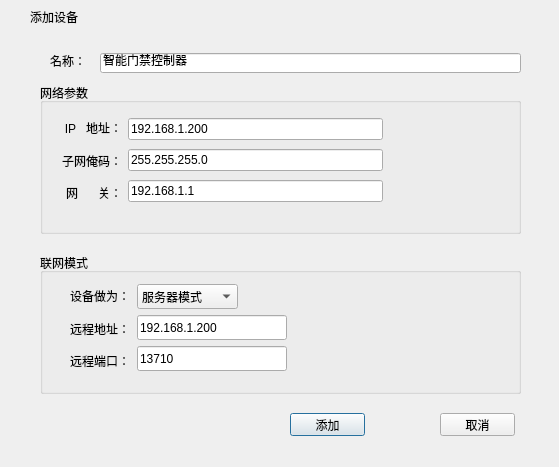
<?xml version="1.0" encoding="UTF-8"?>
<ui version="4.0">
 <class>frmAddEqu</class>
 <widget class="QDialog" name="frmAddEqu">
  <property name="geometry">
   <rect>
    <x>0</x>
    <y>0</y>
    <width>559</width>
    <height>467</height>
   </rect>
  </property>
  <property name="windowTitle">
   <string>添加设备</string>
  </property>
  <layout class="QGridLayout" name="gridLayout">
   <property name="leftMargin">
    <number>0</number>
   </property>
   <property name="topMargin">
    <number>0</number>
   </property>
   <property name="rightMargin">
    <number>0</number>
   </property>
   <property name="bottomMargin">
    <number>0</number>
   </property>
   <property name="spacing">
    <number>0</number>
   </property>
   <item row="0" column="0">
    <widget class="QWidget" name="widget_title" native="true">
     <property name="sizePolicy">
      <sizepolicy hsizetype="Preferred" vsizetype="Fixed">
       <horstretch>0</horstretch>
       <verstretch>0</verstretch>
      </sizepolicy>
     </property>
     <property name="minimumSize">
      <size>
       <width>100</width>
       <height>33</height>
      </size>
     </property>
     <layout class="QHBoxLayout" name="horizontalLayout_2">
      <property name="spacing">
       <number>0</number>
      </property>
      <property name="leftMargin">
       <number>0</number>
      </property>
      <property name="topMargin">
       <number>0</number>
      </property>
      <property name="rightMargin">
       <number>0</number>
      </property>
      <property name="bottomMargin">
       <number>0</number>
      </property>
      <item>
       <widget class="QLabel" name="lab_Ico">
        <property name="sizePolicy">
         <sizepolicy hsizetype="Minimum" vsizetype="Preferred">
          <horstretch>0</horstretch>
          <verstretch>0</verstretch>
         </sizepolicy>
        </property>
        <property name="minimumSize">
         <size>
          <width>30</width>
          <height>0</height>
         </size>
        </property>
        <property name="text">
         <string/>
        </property>
        <property name="alignment">
         <set>Qt::AlignCenter</set>
        </property>
       </widget>
      </item>
      <item>
       <widget class="QLabel" name="lab_Title">
        <property name="sizePolicy">
         <sizepolicy hsizetype="Expanding" vsizetype="Preferred">
          <horstretch>0</horstretch>
          <verstretch>0</verstretch>
         </sizepolicy>
        </property>
        <property name="styleSheet">
         <string notr="true">font: 10pt &quot;微软雅黑&quot;;</string>
        </property>
        <property name="text">
         <string>添加设备</string>
        </property>
        <property name="alignment">
         <set>Qt::AlignLeading|Qt::AlignLeft|Qt::AlignVCenter</set>
        </property>
       </widget>
      </item>
      <item>
       <widget class="QWidget" name="widget_menu" native="true">
        <property name="sizePolicy">
         <sizepolicy hsizetype="Minimum" vsizetype="Preferred">
          <horstretch>0</horstretch>
          <verstretch>0</verstretch>
         </sizepolicy>
        </property>
        <layout class="QHBoxLayout" name="horizontalLayout">
         <property name="spacing">
          <number>0</number>
         </property>
         <property name="leftMargin">
          <number>0</number>
         </property>
         <property name="topMargin">
          <number>0</number>
         </property>
         <property name="rightMargin">
          <number>0</number>
         </property>
         <property name="bottomMargin">
          <number>0</number>
         </property>
         <item>
          <widget class="QPushButton" name="btnMenu">
           <property name="enabled">
            <bool>false</bool>
           </property>
           <property name="sizePolicy">
            <sizepolicy hsizetype="Minimum" vsizetype="Expanding">
             <horstretch>0</horstretch>
             <verstretch>0</verstretch>
            </sizepolicy>
           </property>
           <property name="minimumSize">
            <size>
             <width>31</width>
             <height>0</height>
            </size>
           </property>
           <property name="cursor">
            <cursorShape>ArrowCursor</cursorShape>
           </property>
           <property name="focusPolicy">
            <enum>Qt::NoFocus</enum>
           </property>
           <property name="toolTip">
            <string/>
           </property>
           <property name="text">
            <string/>
           </property>
           <property name="flat">
            <bool>true</bool>
           </property>
          </widget>
         </item>
         <item>
          <widget class="QPushButton" name="btnMenu_Max">
           <property name="enabled">
            <bool>false</bool>
           </property>
           <property name="sizePolicy">
            <sizepolicy hsizetype="Minimum" vsizetype="Expanding">
             <horstretch>0</horstretch>
             <verstretch>0</verstretch>
            </sizepolicy>
           </property>
           <property name="minimumSize">
            <size>
             <width>31</width>
             <height>0</height>
            </size>
           </property>
           <property name="cursor">
            <cursorShape>ArrowCursor</cursorShape>
           </property>
           <property name="focusPolicy">
            <enum>Qt::NoFocus</enum>
           </property>
           <property name="toolTip">
            <string/>
           </property>
           <property name="text">
            <string/>
           </property>
           <property name="flat">
            <bool>true</bool>
           </property>
          </widget>
         </item>
         <item>
          <widget class="QPushButton" name="btnMenu_Min">
           <property name="sizePolicy">
            <sizepolicy hsizetype="Minimum" vsizetype="Expanding">
             <horstretch>0</horstretch>
             <verstretch>0</verstretch>
            </sizepolicy>
           </property>
           <property name="minimumSize">
            <size>
             <width>31</width>
             <height>0</height>
            </size>
           </property>
           <property name="cursor">
            <cursorShape>ArrowCursor</cursorShape>
           </property>
           <property name="focusPolicy">
            <enum>Qt::NoFocus</enum>
           </property>
           <property name="toolTip">
            <string>最小化</string>
           </property>
           <property name="text">
            <string/>
           </property>
           <property name="flat">
            <bool>true</bool>
           </property>
          </widget>
         </item>
         <item>
          <widget class="QPushButton" name="btnMenu_Close">
           <property name="sizePolicy">
            <sizepolicy hsizetype="Minimum" vsizetype="Expanding">
             <horstretch>0</horstretch>
             <verstretch>0</verstretch>
            </sizepolicy>
           </property>
           <property name="minimumSize">
            <size>
             <width>40</width>
             <height>0</height>
            </size>
           </property>
           <property name="cursor">
            <cursorShape>ArrowCursor</cursorShape>
           </property>
           <property name="focusPolicy">
            <enum>Qt::NoFocus</enum>
           </property>
           <property name="toolTip">
            <string>关闭</string>
           </property>
           <property name="text">
            <string/>
           </property>
           <property name="flat">
            <bool>true</bool>
           </property>
          </widget>
         </item>
        </layout>
       </widget>
      </item>
     </layout>
    </widget>
   </item>
   <item row="1" column="0">
    <widget class="QWidget" name="widget_main" native="true">
     <property name="styleSheet">
      <string notr="true">font: 10pt &quot;微软雅黑&quot;;</string>
     </property>
     <widget class="QLineEdit" name="leName">
      <property name="geometry">
       <rect>
        <x>100</x>
        <y>20</y>
        <width>421</width>
        <height>20</height>
       </rect>
      </property>
      <property name="text">
       <string>智能门禁控制器</string>
      </property>
     </widget>
     <widget class="QLabel" name="label">
      <property name="geometry">
       <rect>
        <x>50</x>
        <y>20</y>
        <width>41</width>
        <height>16</height>
       </rect>
      </property>
      <property name="text">
       <string>名称：</string>
      </property>
     </widget>
     <widget class="QGroupBox" name="groupBox">
      <property name="geometry">
       <rect>
        <x>40</x>
        <y>50</y>
        <width>481</width>
        <height>151</height>
       </rect>
      </property>
      <property name="title">
       <string>网络参数</string>
      </property>
      <widget class="QWidget" name="layoutWidget">
       <property name="geometry">
        <rect>
         <x>22</x>
         <y>32</y>
         <width>321</width>
         <height>91</height>
        </rect>
       </property>
       <layout class="QHBoxLayout" name="horizontalLayout_3">
        <item>
         <layout class="QVBoxLayout" name="verticalLayout">
          <item>
           <widget class="QLabel" name="label_2">
            <property name="text">
             <string>IP   地址：</string>
            </property>
            <property name="alignment">
             <set>Qt::AlignRight|Qt::AlignTrailing|Qt::AlignVCenter</set>
            </property>
           </widget>
          </item>
          <item>
           <widget class="QLabel" name="label_3">
            <property name="text">
             <string>子网俺码：</string>
            </property>
            <property name="alignment">
             <set>Qt::AlignRight|Qt::AlignTrailing|Qt::AlignVCenter</set>
            </property>
           </widget>
          </item>
          <item>
           <widget class="QLabel" name="label_4">
            <property name="text">
             <string>网      关：</string>
            </property>
            <property name="alignment">
             <set>Qt::AlignRight|Qt::AlignTrailing|Qt::AlignVCenter</set>
            </property>
           </widget>
          </item>
         </layout>
        </item>
        <item>
         <layout class="QVBoxLayout" name="verticalLayout_2">
          <item>
           <widget class="QLineEdit" name="leIp">
            <property name="text">
             <string>192.168.1.200</string>
            </property>
           </widget>
          </item>
          <item>
           <widget class="QLineEdit" name="leSubnetMast">
            <property name="text">
             <string>255.255.255.0</string>
            </property>
           </widget>
          </item>
          <item>
           <widget class="QLineEdit" name="leGateway">
            <property name="text">
             <string>192.168.1.1</string>
            </property>
           </widget>
          </item>
         </layout>
        </item>
       </layout>
      </widget>
     </widget>
     <widget class="QGroupBox" name="groupBox_2">
      <property name="geometry">
       <rect>
        <x>40</x>
        <y>220</y>
        <width>481</width>
        <height>141</height>
       </rect>
      </property>
      <property name="title">
       <string>联网模式</string>
      </property>
      <widget class="QLineEdit" name="leRemotePort">
       <property name="geometry">
        <rect>
         <x>97</x>
         <y>93</y>
         <width>150</width>
         <height>25</height>
        </rect>
       </property>
       <property name="text">
        <string>13710</string>
       </property>
      </widget>
      <widget class="QLineEdit" name="leRemoteIp">
       <property name="geometry">
        <rect>
         <x>97</x>
         <y>62</y>
         <width>150</width>
         <height>25</height>
        </rect>
       </property>
       <property name="text">
        <string>192.168.1.200</string>
       </property>
      </widget>
      <widget class="QComboBox" name="leNetworkModel">
       <property name="geometry">
        <rect>
         <x>97</x>
         <y>31</y>
         <width>101</width>
         <height>25</height>
        </rect>
       </property>
       <item>
        <property name="text">
         <string>服务器模式</string>
        </property>
       </item>
       <item>
        <property name="text">
         <string>客户端模式</string>
        </property>
       </item>
      </widget>
      <widget class="QWidget" name="layoutWidget">
       <property name="geometry">
        <rect>
         <x>23</x>
         <y>30</y>
         <width>67</width>
         <height>91</height>
        </rect>
       </property>
       <layout class="QVBoxLayout" name="verticalLayout_3">
        <item>
         <widget class="QLabel" name="label_5">
          <property name="text">
           <string>设备做为：</string>
          </property>
          <property name="alignment">
           <set>Qt::AlignRight|Qt::AlignTrailing|Qt::AlignVCenter</set>
          </property>
         </widget>
        </item>
        <item>
         <widget class="QLabel" name="label_6">
          <property name="text">
           <string>远程地址：</string>
          </property>
          <property name="alignment">
           <set>Qt::AlignRight|Qt::AlignTrailing|Qt::AlignVCenter</set>
          </property>
         </widget>
        </item>
        <item>
         <widget class="QLabel" name="label_7">
          <property name="text">
           <string>远程端口：</string>
          </property>
          <property name="alignment">
           <set>Qt::AlignRight|Qt::AlignTrailing|Qt::AlignVCenter</set>
          </property>
         </widget>
        </item>
       </layout>
      </widget>
     </widget>
     <widget class="QPushButton" name="btnAdd">
      <property name="geometry">
       <rect>
        <x>290</x>
        <y>380</y>
        <width>75</width>
        <height>23</height>
       </rect>
      </property>
      <property name="text">
       <string>添加</string>
      </property>
      <property name="icon">
       <iconset resource="rc.qrc">
        <normaloff>:/image/add.png</normaloff>:/image/add.png</iconset>
      </property>
     </widget>
     <widget class="QPushButton" name="btnCancel">
      <property name="geometry">
       <rect>
        <x>440</x>
        <y>380</y>
        <width>75</width>
        <height>23</height>
       </rect>
      </property>
      <property name="text">
       <string>取消</string>
      </property>
      <property name="icon">
       <iconset resource="rc.qrc">
        <normaloff>:/image/btn_close.png</normaloff>:/image/btn_close.png</iconset>
      </property>
     </widget>
    </widget>
   </item>
  </layout>
 </widget>
 <resources>
  <include location="rc.qrc"/>
 </resources>
 <connections/>
</ui>
